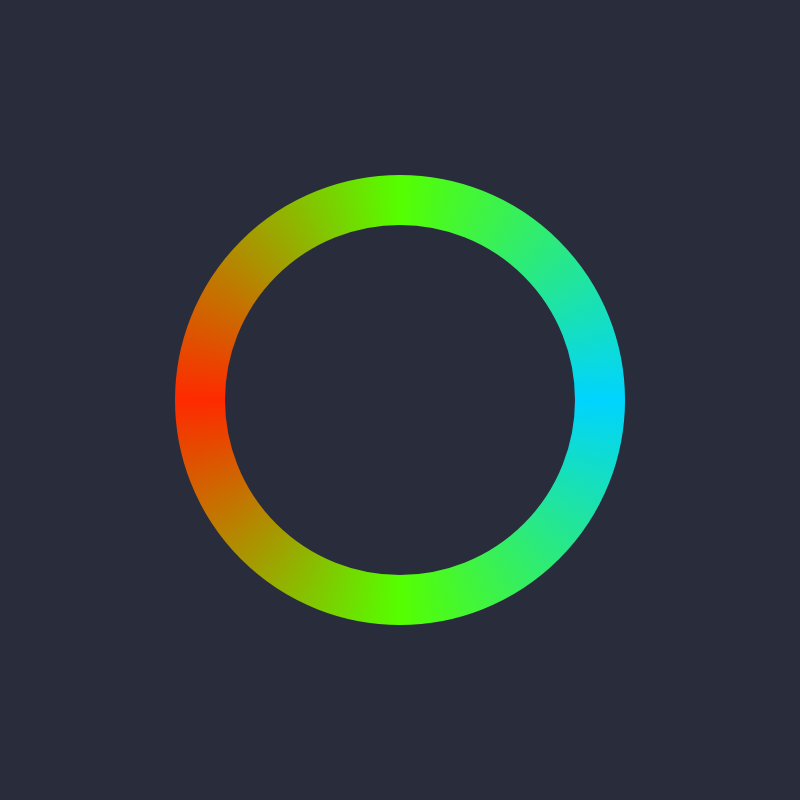
Frame 1 (no input)
Frame 60 (no input): identical to frame 1, image omitted
Frame 120 (the mouse pressed at the canvas centre since frame 60): identical to frame 1, image omitted

The p5.js sketch that drew this single still picture (run headless with seeded random() and noise() and a simulated clock; from frame 60 on, the mouse is pressed at the canvas centre):

// p5.js sketch
// ── sketch.js
function setup() {
  createCanvas(800, 800);
  angleMode(DEGREES);
  colorMode(HSB, 360, 100, 100, 100);
  noFill();
  strokeWeight(50);
}

function draw() {
  background(230, 30, 23);

  conicGradient(
    0,
    width / 2,
    height / 2, //Start angle, pX, pY
    [
      color(190, 100, 100, 100),
      color(100, 100, 100, 100),
      color(10, 100, 100, 100),
      color(280, 100, 100, 100),
    ]
  );
  ellipse(width / 2, height / 2, 400, 400);
}

function conicGradient(sA, sX, sY, colors) {
  let gradient = drawingContext.createConicGradient(sA, sX, sY);
  gradient.addColorStop(0, colors[0]);
  gradient.addColorStop(0.25, colors[1]);
  gradient.addColorStop(0.5, colors[2]);
  gradient.addColorStop(0.75, colors[1]);
  gradient.addColorStop(1, colors[0]);

  drawingContext.strokeStyle = gradient;
}

function shadow() {
  drawingContext.shadowOffsetX = 10;
  drawingContext.shadowOffsetY = 10;
  drawingContext.shadowBlur = 16;
  drawingContext.shadowColor = color(230, 30, 18, 100);
}
